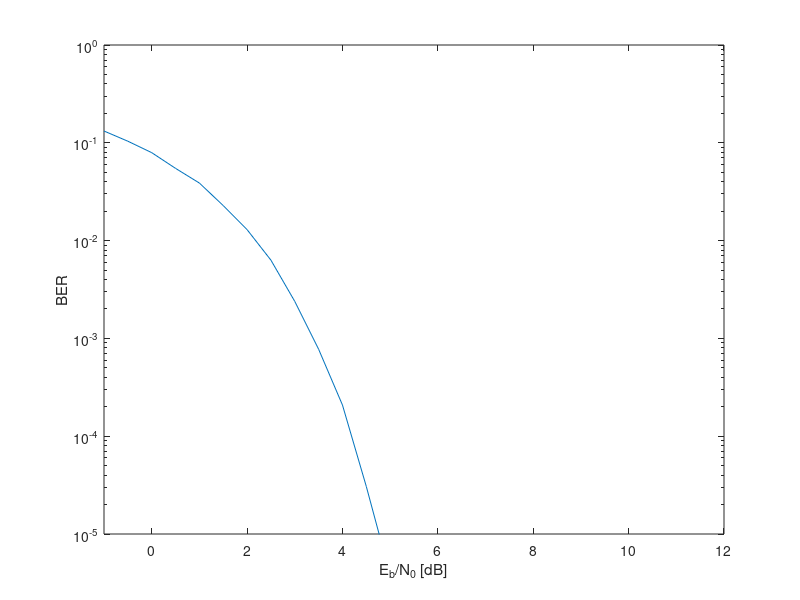

This figure's MATLAB source:
% ======================================================================= %
% SSY125 Project
% ======================================================================= %
clc
clear

% ======================================================================= %
% Simulation Options
% ======================================================================= %
N = 1e5;  % simulate N bits each transmission (one block)
maxNumErrs = 100; % get at least 100 bit errors (more is better)
maxNum = 1e7; % OR stop if maxNum bits have been simulated
EbN0 = -1:0.5:12; % power efficiency range

constQPSK = [(1 + 1i) (1 - 1i) (-1 + 1i) (-1 - 1i)]/sqrt(2);
% ======================================================================= %
% Other Options
% ======================================================================= %
% ...

% ======================================================================= %
% Simulation Chain
% ======================================================================= %
BER = zeros(1, length(EbN0)); % pre-allocate a vector for BER results

for i = 1:length(EbN0) % use parfor ('help parfor') to parallelize  
  totErr = 0;  % Number of errors observed
  num = 0; % Number of bits processed

  while((totErr < maxNumErrs) && (num < maxNum))
      % [SRC] generate N information bits 
      bits = randi([0 1],N,1);

      % [MOD] symbol mapper
      msg = buffer(bits,N/2);
      msgIdx = bi2de(msg, 'left-msb')+1;
      symb = constQPSK(msgIdx); 

      % [CHA] add Gaussian noise
      noise = randn(1,N/2) + 1i*randn(1,N/2);
      noiseSymb = 2*10^(EbN0(i)/10)*symb + noise;

      % [HR] Hard Receiver
      noiseSymb(real(noiseSymb)>0 & imag(noiseSymb)>0) = 1;
      noiseSymb(real(noiseSymb)>0 & imag(noiseSymb)<0) = 2;
      noiseSymb(real(noiseSymb)<0 & imag(noiseSymb)>0) = 3;
      noiseSymb(real(noiseSymb)<0 & imag(noiseSymb)<0) = 4;

      recSymb = constQPSK(noiseSymb); 
      recBits = de2bi(noiseSymb-1,2, 'left-msb');
      recBits = [recBits(:,1); recBits(:,2)];

      BitErrs = sum(bits ~= recBits); 
      totErr = totErr + BitErrs;
      num = num + N;

%       disp(['+++ ' num2str(totErr) '/' num2str(maxNumErrs) ' errors. '...
%           num2str(num) '/' num2str(maxNum) ' bits. Projected error rate = '...
%           num2str(totErr/num, '%10.1e') '. +++']);
  end 
  BER(i) = totErr/num; 
end
semilogy(EbN0,BER)
xlabel('E_{b}/N_{0} [dB]')
ylabel('BER')
axis([-1 12 10^-5 1])
% ======================================================================= %
% End
% ======================================================================= %